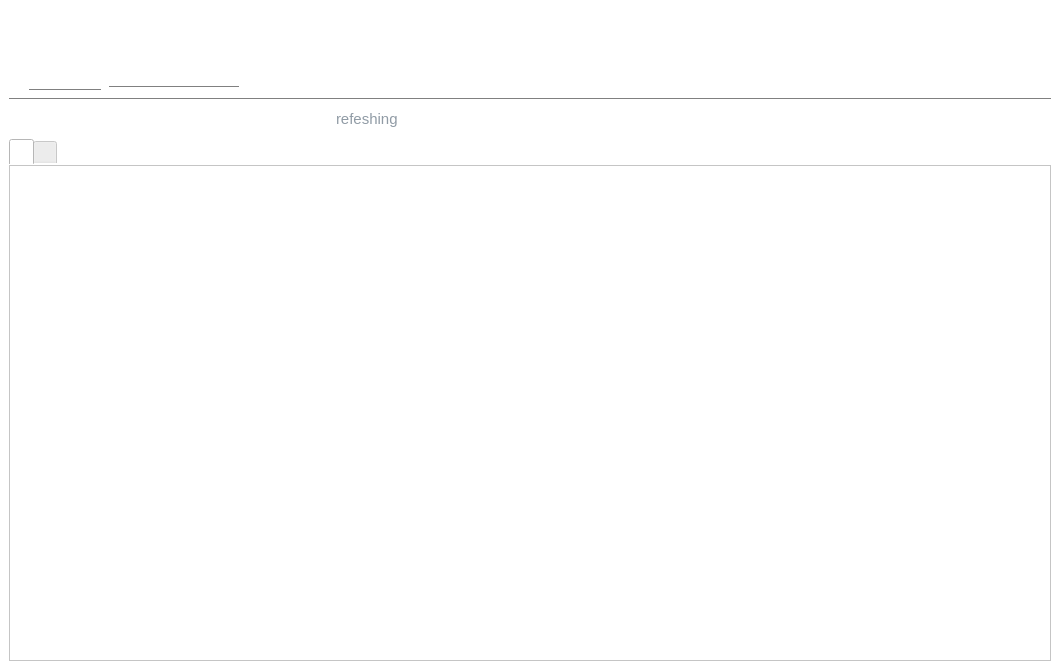
<?xml version="1.0" encoding="UTF-8"?>
<ui version="4.0">
 <class>HomeWindow</class>
 <widget class="QMainWindow" name="HomeWindow">
  <property name="geometry">
   <rect>
    <x>0</x>
    <y>0</y>
    <width>1060</width>
    <height>670</height>
   </rect>
  </property>
  <property name="sizePolicy">
   <sizepolicy hsizetype="Expanding" vsizetype="Expanding">
    <horstretch>0</horstretch>
    <verstretch>0</verstretch>
   </sizepolicy>
  </property>
  <property name="windowTitle">
   <string>MainWindow</string>
  </property>
  <property name="windowIcon">
   <iconset resource="resource.qrc">
    <normaloff>:/new/index/taskbar</normaloff>:/new/index/taskbar</iconset>
  </property>
  <property name="styleSheet">
   <string notr="true"/>
  </property>
  <widget class="QWidget" name="centralwidget">
   <property name="sizePolicy">
    <sizepolicy hsizetype="Expanding" vsizetype="Expanding">
     <horstretch>0</horstretch>
     <verstretch>0</verstretch>
    </sizepolicy>
   </property>
   <property name="minimumSize">
    <size>
     <width>1060</width>
     <height>670</height>
    </size>
   </property>
   <property name="maximumSize">
    <size>
     <width>1656544</width>
     <height>3565600</height>
    </size>
   </property>
   <property name="styleSheet">
    <string notr="true">background-color: rgb(255, 255, 255);</string>
   </property>
   <layout class="QGridLayout" name="gridLayout">
    <property name="spacing">
     <number>0</number>
    </property>
    <item row="0" column="0">
     <widget class="QWidget" name="widget" native="true">
      <property name="enabled">
       <bool>true</bool>
      </property>
      <property name="sizePolicy">
       <sizepolicy hsizetype="Expanding" vsizetype="Expanding">
        <horstretch>0</horstretch>
        <verstretch>0</verstretch>
       </sizepolicy>
      </property>
      <property name="minimumSize">
       <size>
        <width>1050</width>
        <height>30</height>
       </size>
      </property>
      <property name="maximumSize">
       <size>
        <width>1050</width>
        <height>30</height>
       </size>
      </property>
     </widget>
    </item>
    <item row="1" column="0">
     <widget class="QWidget" name="infoWidget" native="true">
      <property name="sizePolicy">
       <sizepolicy hsizetype="Expanding" vsizetype="Expanding">
        <horstretch>0</horstretch>
        <verstretch>0</verstretch>
       </sizepolicy>
      </property>
      <property name="minimumSize">
       <size>
        <width>0</width>
        <height>60</height>
       </size>
      </property>
      <property name="styleSheet">
       <string notr="true">background-color: rgb(255,255,255);
border-bottom:1px solid gray
</string>
      </property>
      <widget class="QLabel" name="label">
       <property name="geometry">
        <rect>
         <x>100</x>
         <y>23</y>
         <width>130</width>
         <height>25</height>
        </rect>
       </property>
       <property name="minimumSize">
        <size>
         <width>130</width>
         <height>25</height>
        </size>
       </property>
       <property name="styleSheet">
        <string notr="true">background-color:transparent;
border-image: url(:/image/title.png);</string>
       </property>
       <property name="text">
        <string>&lt;html&gt;&lt;head/&gt;&lt;body&gt;&lt;p&gt;&lt;br/&gt;&lt;/p&gt;&lt;/body&gt;&lt;/html&gt;</string>
       </property>
      </widget>
      <widget class="QPushButton" name="freshButton">
       <property name="geometry">
        <rect>
         <x>270</x>
         <y>30</y>
         <width>60</width>
         <height>15</height>
        </rect>
       </property>
       <property name="styleSheet">
        <string notr="true">QPushButton#freshButton {
    border: 1px solid white;
    border-radius: 1px;
    color:white;
    font-weight:bold;
    border-image: url(:/new/index/fresh_normal);
}
QPushButton#freshButton:hover {
    border: 1px solid white;
    border-radius: 1px;
    color:white;
    font-weight:bold;
    border-image: url(:/new/index/fresh_hover);
}
QPushButton#freshButton:pressed {
    border: 1px solid white;
    border-radius: 4px;
    color:white;
    font-weight:bold;
    border-image: url(:/new/index/fresh_press);
}</string>
       </property>
       <property name="text">
        <string/>
       </property>
      </widget>
      <widget class="QPushButton" name="updateButton">
       <property name="geometry">
        <rect>
         <x>354</x>
         <y>30</y>
         <width>60</width>
         <height>15</height>
        </rect>
       </property>
       <property name="styleSheet">
        <string notr="true">QPushButton#updateButton {
    border: 1px solid white;
    border-radius: 1px;
    color:white;
    font-weight:bold;
    border-image: url(:/new/index/update_normal);
}
QPushButton#updateButton:hover {
    border: 1px solid white;
    border-radius: 1px;
    color:white;
    font-weight:bold;
    border-image: url(:/new/index/update_hover);
}
QPushButton#updateButton:pressed {
    border: 1px solid white;
    border-radius: 4px;
    color:white;
    font-weight:bold;
    border-image: url(:/new/index/update_press);
}</string>
       </property>
       <property name="text">
        <string/>
       </property>
      </widget>
      <widget class="QPushButton" name="helpButton">
       <property name="geometry">
        <rect>
         <x>440</x>
         <y>30</y>
         <width>30</width>
         <height>15</height>
        </rect>
       </property>
       <property name="styleSheet">
        <string notr="true">QPushButton#helpButton {
    border: 1px solid white;
    border-radius: 1px;
    color:white;
    font-weight:bold;
	border-image: url(:/new/index/image/help_normal.png);
}
QPushButton#helpButton:hover {
    border: 1px solid white;
    border-radius: 1px;
    color:white;
    font-weight:bold;
	border-image: url(:/new/index/image/help_hover.png);
}
QPushButton#helpButton:pressed {
    border: 1px solid white;
    border-radius: 4px;
    color:white;
    font-weight:bold;
	border-image: url(:/new/index/image/help_hover.png);
}</string>
       </property>
       <property name="text">
        <string/>
       </property>
      </widget>
      <widget class="QLabel" name="label_2">
       <property name="geometry">
        <rect>
         <x>20</x>
         <y>10</y>
         <width>72</width>
         <height>41</height>
        </rect>
       </property>
       <property name="styleSheet">
        <string notr="true">border-image: url(:/new/index/image/titlelogo.png);</string>
       </property>
       <property name="text">
        <string/>
       </property>
      </widget>
     </widget>
    </item>
    <item row="3" column="0">
     <widget class="QTabWidget" name="tabWidget">
      <property name="minimumSize">
       <size>
        <width>1030</width>
        <height>500</height>
       </size>
      </property>
      <property name="focusPolicy">
       <enum>Qt::NoFocus</enum>
      </property>
      <property name="styleSheet">
       <string notr="true">QTabWidget::pane{       /*主界面*/
        border:none;
        background:white;
}
QTabWidget::tab-bar{        /*tab所在位置*/
        alignment:right;
      /* left:500px;*/
}
QTabBar::tab:first{
        border: 0px solid #C4C4C3;     /*边界宽度和颜色*/
        border-top-color:#212e31;       /*上边界颜色*/
	    border-image: url(:/new/index/image/view_normal.png);
        color:black;
        font-family:&quot;Nuosu SIL&quot;;
        font-size:11px;
        font-weight:bold;
		min-height:20 px;
        min-width:60 px;
}
QTabBar::tab:first:selected{
        border: 0px solid #C4C4C3;     /*边界宽度和颜色*/
        border-top-color:#212e31;       /*上边界颜色*/
        border-image: url(:/new/index/image/view_now.png);
        color:black;
        font-family:&quot;Nuosu SIL&quot;;
        font-size:11px;
        font-weight:bold;
		min-height:20 px;
        min-width:60 px;
}
QTabBar::tab:last{
        border: 0px solid #C4C4C3;     /*边界宽度和颜色*/
        border-top-color:#212e31;       /*上边界颜色*/
        border-image: url(:/new/index/image/list_normal.png);        
        color:black;
        font-family:&quot;Nuosu SIL&quot;;
        font-size:11px;
        font-weight:bold;
		min-height:20 px;
        min-width:60 px;
}
QTabBar::tab:last:selected{
        border: 0px solid #C4C4C3;     /*边界宽度和颜色*/
        border-top-color:#212e31;       /*上边界颜色*/
        border-image: url(:/new/index/image/list_now.png);
        color:black;
        font-family:&quot;Nuosu SIL&quot;;
        font-size:11px;
        font-weight:bold;
		min-height:20 px;
        min-width:60 px;
}

</string>
      </property>
      <property name="currentIndex">
       <number>0</number>
      </property>
      <widget class="QWidget" name="viewTab">
       <property name="sizePolicy">
        <sizepolicy hsizetype="Expanding" vsizetype="Expanding">
         <horstretch>0</horstretch>
         <verstretch>0</verstretch>
        </sizepolicy>
       </property>
       <property name="styleSheet">
        <string notr="true"/>
       </property>
       <attribute name="title">
        <string/>
       </attribute>
       <layout class="QGridLayout" name="gridLayout_3">
        <property name="leftMargin">
         <number>0</number>
        </property>
        <property name="topMargin">
         <number>0</number>
        </property>
        <property name="rightMargin">
         <number>0</number>
        </property>
        <property name="bottomMargin">
         <number>0</number>
        </property>
        <property name="spacing">
         <number>0</number>
        </property>
        <item row="0" column="0">
         <widget class="QScrollArea" name="scrollArea">
          <property name="styleSheet">
           <string notr="true"/>
          </property>
          <property name="widgetResizable">
           <bool>true</bool>
          </property>
          <widget class="QWidget" name="scrollAreaWidgetContents">
           <property name="geometry">
            <rect>
             <x>0</x>
             <y>0</y>
             <width>1040</width>
             <height>500</height>
            </rect>
           </property>
           <property name="styleSheet">
            <string notr="true">background-image: url(:/new/index/image/background.png);</string>
           </property>
           <layout class="QVBoxLayout" name="verticalLayout">
            <item>
             <spacer name="verticalSpacer">
              <property name="orientation">
               <enum>Qt::Vertical</enum>
              </property>
              <property name="sizeHint" stdset="0">
               <size>
                <width>20</width>
                <height>177</height>
               </size>
              </property>
             </spacer>
            </item>
            <item>
             <layout class="QHBoxLayout" name="horizontalLayout_2">
              <property name="leftMargin">
               <number>0</number>
              </property>
              <property name="topMargin">
               <number>0</number>
              </property>
              <property name="rightMargin">
               <number>0</number>
              </property>
              <property name="bottomMargin">
               <number>0</number>
              </property>
              <item>
               <spacer name="horizontalSpacer_3">
                <property name="orientation">
                 <enum>Qt::Horizontal</enum>
                </property>
                <property name="sizeHint" stdset="0">
                 <size>
                  <width>40</width>
                  <height>20</height>
                 </size>
                </property>
               </spacer>
              </item>
              <item>
               <layout class="QGridLayout" name="vmsGridLayout"/>
              </item>
              <item>
               <spacer name="horizontalSpacer_4">
                <property name="orientation">
                 <enum>Qt::Horizontal</enum>
                </property>
                <property name="sizeHint" stdset="0">
                 <size>
                  <width>40</width>
                  <height>20</height>
                 </size>
                </property>
               </spacer>
              </item>
             </layout>
            </item>
            <item>
             <spacer name="verticalSpacer_2">
              <property name="orientation">
               <enum>Qt::Vertical</enum>
              </property>
              <property name="sizeHint" stdset="0">
               <size>
                <width>20</width>
                <height>275</height>
               </size>
              </property>
             </spacer>
            </item>
           </layout>
          </widget>
         </widget>
        </item>
       </layout>
      </widget>
      <widget class="QWidget" name="listTab">
       <property name="sizePolicy">
        <sizepolicy hsizetype="Expanding" vsizetype="Expanding">
         <horstretch>0</horstretch>
         <verstretch>0</verstretch>
        </sizepolicy>
       </property>
       <attribute name="title">
        <string/>
       </attribute>
       <layout class="QVBoxLayout" name="verticalLayout_2">
        <property name="spacing">
         <number>0</number>
        </property>
        <property name="leftMargin">
         <number>0</number>
        </property>
        <property name="topMargin">
         <number>0</number>
        </property>
        <property name="rightMargin">
         <number>0</number>
        </property>
        <property name="bottomMargin">
         <number>0</number>
        </property>
        <item>
         <widget class="QTableWidget" name="tableWidget">
          <property name="minimumSize">
           <size>
            <width>1050</width>
            <height>580</height>
           </size>
          </property>
          <property name="maximumSize">
           <size>
            <width>156422</width>
            <height>3543650</height>
           </size>
          </property>
          <property name="styleSheet">
           <string notr="true">border:none</string>
          </property>
          <attribute name="horizontalHeaderVisible">
           <bool>false</bool>
          </attribute>
          <attribute name="horizontalHeaderDefaultSectionSize">
           <number>171</number>
          </attribute>
          <column>
           <property name="text">
            <string/>
           </property>
          </column>
          <column>
           <property name="text">
            <string>名称</string>
           </property>
           <property name="foreground">
            <brush brushstyle="NoBrush">
             <color alpha="255">
              <red>0</red>
              <green>0</green>
              <blue>0</blue>
             </color>
            </brush>
           </property>
          </column>
          <column>
           <property name="text">
            <string>VID</string>
           </property>
           <property name="foreground">
            <brush brushstyle="NoBrush">
             <color alpha="255">
              <red>0</red>
              <green>0</green>
              <blue>0</blue>
             </color>
            </brush>
           </property>
          </column>
          <column>
           <property name="text">
            <string>在线状态</string>
           </property>
           <property name="foreground">
            <brush brushstyle="NoBrush">
             <color alpha="255">
              <red>0</red>
              <green>0</green>
              <blue>0</blue>
             </color>
            </brush>
           </property>
          </column>
          <column>
           <property name="text">
            <string>外部ID</string>
           </property>
           <property name="foreground">
            <brush brushstyle="NoBrush">
             <color alpha="255">
              <red>0</red>
              <green>0</green>
              <blue>0</blue>
             </color>
            </brush>
           </property>
          </column>
          <column>
           <property name="text">
            <string>外部端口</string>
           </property>
           <property name="foreground">
            <brush brushstyle="NoBrush">
             <color alpha="255">
              <red>0</red>
              <green>0</green>
              <blue>0</blue>
             </color>
            </brush>
           </property>
          </column>
          <column>
           <property name="text">
            <string>创建时间</string>
           </property>
           <property name="foreground">
            <brush brushstyle="NoBrush">
             <color alpha="255">
              <red>0</red>
              <green>0</green>
              <blue>0</blue>
             </color>
            </brush>
           </property>
          </column>
         </widget>
        </item>
       </layout>
      </widget>
     </widget>
    </item>
    <item row="2" column="0">
     <widget class="QFrame" name="frame">
      <property name="sizePolicy">
       <sizepolicy hsizetype="Expanding" vsizetype="Expanding">
        <horstretch>0</horstretch>
        <verstretch>0</verstretch>
       </sizepolicy>
      </property>
      <property name="minimumSize">
       <size>
        <width>0</width>
        <height>40</height>
       </size>
      </property>
      <property name="styleSheet">
       <string notr="true">border:none</string>
      </property>
      <property name="frameShape">
       <enum>QFrame::StyledPanel</enum>
      </property>
      <property name="frameShadow">
       <enum>QFrame::Raised</enum>
      </property>
      <layout class="QHBoxLayout" name="horizontalLayout_3">
       <item>
        <spacer name="horizontalSpacer_2">
         <property name="orientation">
          <enum>Qt::Horizontal</enum>
         </property>
         <property name="sizeType">
          <enum>QSizePolicy::Expanding</enum>
         </property>
         <property name="sizeHint" stdset="0">
          <size>
           <width>60</width>
           <height>20</height>
          </size>
         </property>
        </spacer>
       </item>
       <item>
        <widget class="QLabel" name="fresh_label">
         <property name="minimumSize">
          <size>
           <width>100</width>
           <height>0</height>
          </size>
         </property>
         <property name="font">
          <font>
           <pointsize>11</pointsize>
          </font>
         </property>
         <property name="styleSheet">
          <string notr="true">color: rgb(144, 155, 165);</string>
         </property>
         <property name="text">
          <string>refeshing</string>
         </property>
        </widget>
       </item>
       <item>
        <widget class="QLabel" name="refresh_label">
         <property name="minimumSize">
          <size>
           <width>150</width>
           <height>10</height>
          </size>
         </property>
         <property name="text">
          <string/>
         </property>
        </widget>
       </item>
       <item>
        <spacer name="horizontalSpacer">
         <property name="orientation">
          <enum>Qt::Horizontal</enum>
         </property>
         <property name="sizeHint" stdset="0">
          <size>
           <width>40</width>
           <height>20</height>
          </size>
         </property>
        </spacer>
       </item>
       <item>
        <widget class="QPushButton" name="view_pushButton">
         <property name="minimumSize">
          <size>
           <width>60</width>
           <height>20</height>
          </size>
         </property>
         <property name="styleSheet">
          <string notr="true">QPushButton {

border-image: url(:/new/index/image/view_normal.png);
}
QPushButton:hover {
border-image: url(:/new/index/image/view_now.png);
}
</string>
         </property>
         <property name="text">
          <string/>
         </property>
        </widget>
       </item>
       <item>
        <widget class="QPushButton" name="list_pushButton">
         <property name="minimumSize">
          <size>
           <width>60</width>
           <height>20</height>
          </size>
         </property>
         <property name="styleSheet">
          <string notr="true">QPushButton {

border-image: url(:/new/index/image/list_normal.png);
}
QPushButton:hover {
border-image: url(:/new/index/image/list_now.png);
}
</string>
         </property>
         <property name="text">
          <string/>
         </property>
        </widget>
       </item>
      </layout>
     </widget>
    </item>
   </layout>
  </widget>
 </widget>
 <resources>
  <include location="resource.qrc"/>
 </resources>
 <connections/>
</ui>
